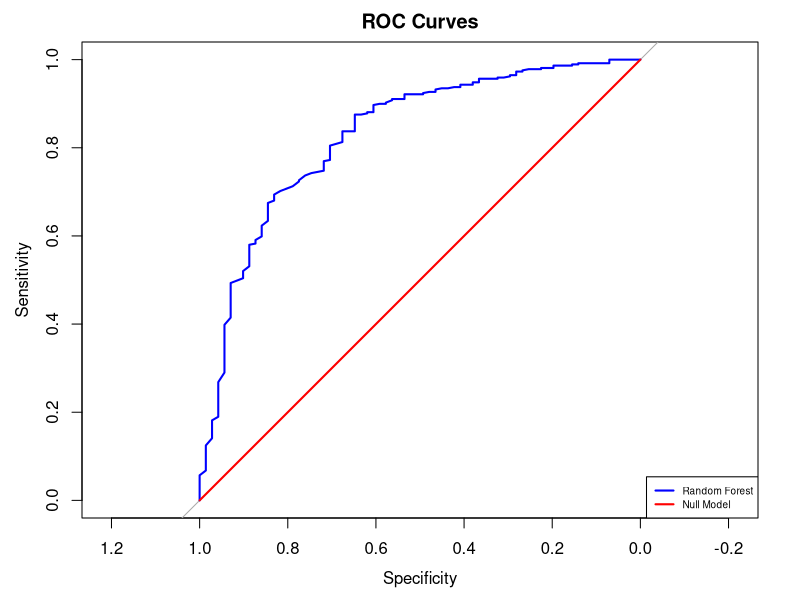

The R source for this figure:
rm(list = ls())
library(readr)
library(tidyverse)
library(dplyr)
library(randomForest)
library(caret)
library(pROC)
################################################################################
data <- read.csv("WA_Fn-UseC_-HR-Employee-Attrition.csv")
str(data)
set.seed(123)
random_index <- sample(nrow(data))
data <- data[random_index, ]

random_forest <- function(data, fold) {
  library(randomForest)
  library(caret)
  library(pROC)
  
  # Ensure the target variable is a factor with two levels
  data$Attrition <- factor(data$Attrition, levels = c("No", "Yes"))
  
  # Split the data into training and testing sets
  set.seed(42)
  trainIndex <- createDataPartition(data$Attrition, p = .7, 
                                    list = FALSE, 
                                    times = 1)
  train_data <- data[trainIndex, ]
  test_data <- data[-trainIndex, ]
  
  # Initialize vectors to store results
  validation_results <- data.frame(
    fold = integer(fold),
    accuracy = numeric(fold),
    precision = numeric(fold),
    recall = numeric(fold),
    f1 = numeric(fold)
  )
  
  # Create k folds for cross-validation
  k <- cut(seq(1, nrow(train_data)), breaks = fold, labels = FALSE, include.lowest = TRUE)
  
  for (i in 1:fold) {
    # Create training and validation sets
    validation_indices <- which(k == i)
    train_indices <- which(k != i)
    
    train_fold <- train_data[train_indices, ]
    validation_fold <- train_data[validation_indices, ]
    
    # Train the random forest model
    model <- randomForest(as.factor(Attrition) ~ ., data = train_fold, method = "class")
    
    # Predict on the validation set
    validation_pred <- predict(model, newdata = validation_fold, type = "class")
    validation_matrix <- confusionMatrix(validation_pred, as.factor(validation_fold$Attrition))
    
    # Store validation results
    validation_results$fold[i] <- i
    validation_results$accuracy[i] <- validation_matrix$overall["Accuracy"]
    validation_results$precision[i] <- validation_matrix$byClass["Pos Pred Value"]
    validation_results$recall[i] <- validation_matrix$byClass["Sensitivity"]
    validation_results$f1[i] <- validation_matrix$byClass["F1"]
    
    # Print validation metrics for the current fold
    # print(paste("Validation Fold", i, "Metrics:"))
    # print(validation_matrix)
  }
  
  # Calculate mean validation metrics
  mean_validation_metrics <- colMeans(validation_results[, -1], na.rm = TRUE)
  print("Mean Validation Metrics:")
  print(mean_validation_metrics)
  
  # Train the final model on the entire training set
  final_model <- randomForest(as.factor(Attrition) ~ ., data = train_data, method = "class")
  
  # 找重要變數
  print(sort(importance(final_model)[,1],T))
  
  # Predict on the testing set
  test_pred <- predict(final_model, newdata = test_data, type = "class")
  test_pred_prob <- predict(final_model, newdata = test_data, type = "prob")[,2]
  test_matrix <- confusionMatrix(test_pred, as.factor(test_data$Attrition))
  
  # Null model (majority class)
  majority_class <- names(sort(table(train_data$Attrition), decreasing = TRUE))[1]
  null_pred <- rep(majority_class, nrow(test_data))
  null_pred_prob <- ifelse(null_pred == "Yes", 1, 0)
  null_matrix <- confusionMatrix(as.factor(null_pred), as.factor(test_data$Attrition))
  
  # Print testing metrics
  print("Testing Metrics (Random Forest):")
  print(test_matrix)
  
  print("Testing Metrics (Null Model):")
  print(null_matrix)
  
  # Compute ROC curves and AUC
  rf_roc <- roc(test_data$Attrition, test_pred_prob, levels = rev(levels(test_data$Attrition)))
  null_roc <- roc(test_data$Attrition, null_pred_prob, levels = rev(levels(test_data$Attrition)))
  
  # Print AUC
  print(paste("AUC (Random Forest):", auc(rf_roc)))
  print(paste("AUC (Null Model):", auc(null_roc)))
  
  # Compute ROC curves and AUC
  rf_roc <- roc(test_data$Attrition, test_pred_prob, levels = rev(levels(test_data$Attrition)))
  null_roc <- roc(test_data$Attrition, null_pred_prob, levels = rev(levels(test_data$Attrition)))
  
  # Print AUC
  print(paste("AUC (Random Forest):", auc(rf_roc)))
  print(paste("AUC (Null Model):", auc(null_roc)))
  
  # Plot ROC curves with adjusted parameters
  plot(rf_roc, col = "blue", main = "ROC Curves", xlim = c(1, 0), ylim = c(0, 1), asp = 1)
  plot(null_roc, col = "red", add = TRUE)
  legend("bottomright", legend = c("Random Forest", "Null Model"), col = c("blue", "red"), lwd = 2, cex = 0.6)
  
  return(list(
    validation_results = validation_results,
    mean_validation_metrics = mean_validation_metrics,
    test_matrix = test_matrix,
    null_matrix = null_matrix,
    rf_roc = rf_roc,
    null_roc = null_roc
  ))
}

random_forest(data,5)


